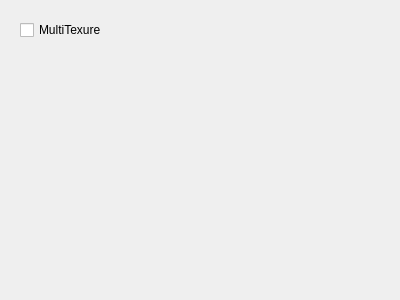
<?xml version="1.0" encoding="UTF-8"?>
<ui version="4.0">
 <class>Widget</class>
 <widget class="QWidget" name="Widget">
  <property name="geometry">
   <rect>
    <x>0</x>
    <y>0</y>
    <width>400</width>
    <height>300</height>
   </rect>
  </property>
  <property name="windowTitle">
   <string>Widget</string>
  </property>
  <widget class="QCheckBox" name="multiTexChe">
   <property name="geometry">
    <rect>
     <x>20</x>
     <y>20</y>
     <width>101</width>
     <height>20</height>
    </rect>
   </property>
   <property name="text">
    <string>MultiTexure</string>
   </property>
  </widget>
 </widget>
 <layoutdefault spacing="6" margin="11"/>
 <resources/>
 <connections/>
</ui>
